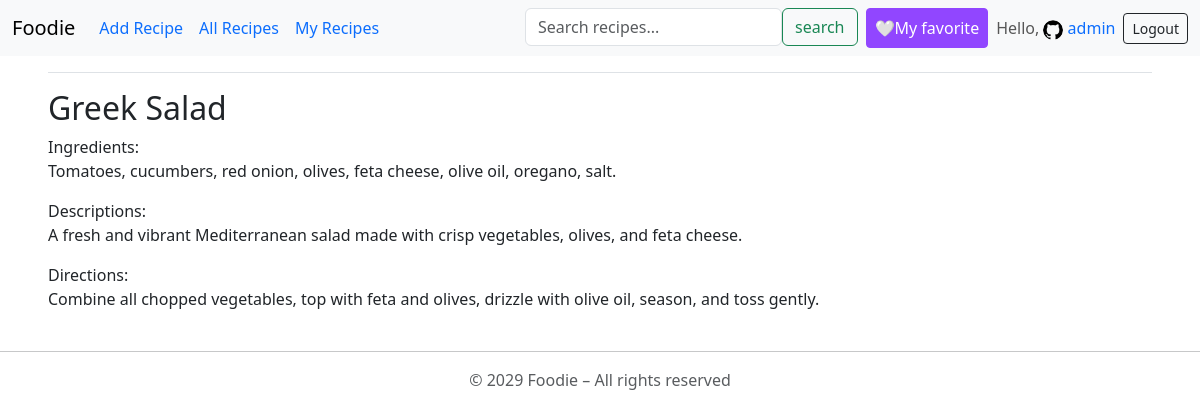
/sandbox/sandrecipes/1/ (signed in), run on the app's committed database.
### accounts/models.py (models this page shows, shortened)
class UserProfile(models.Model):
    user = models.OneToOneField(User, on_delete=models.CASCADE, related_name="profile")
    bio = models.TextField(blank=True, null=True)
    date_created = models.DateTimeField(auto_now_add=True,  null=True)
    profile_photo = models.ImageField(upload_to="profile_photos/", null = True, blank = True)

### recipes/models.py (models this page shows, shortened)
class Recipe (models.Model):
    name = models.CharField(max_length = 100)
    description = models.TextField(null = True, blank = True)
    ingredients = models.TextField()
    directions = models.TextField()
    date_added = models.DateTimeField(auto_now_add=True, null = True, blank = True)
    category = models.ForeignKey(Category, on_delete=models.CASCADE)
    user = models.ForeignKey(User, on_delete=models.CASCADE, null=True, related_name="recipes")
    image = models.ImageField(upload_to="recipe_images/", null=True, blank=True)
    favorited_by = models.ManyToManyField(User, blank=True, related_name="favorite_recipes")

### sandbox/views.py (the view)
# urls.py: path("sandrecipes/<int:pk>/", views.RecipeDetailView.as_view(), name = "recipe_detail"),
class RecipeDetailView(DetailView):
    model = Recipe
    template_name = "sandbox/recipe.html"
    context_object_name = "recipe"

### recipes/forms.py
class SearchForm(forms.Form):
    query = forms.CharField(
                    label="",
                    required=False,
                    widget=forms.TextInput(
                        attrs={
                            "placeholder":"Search recipes...",
                            "class":"form-control mr-sm-2"
                    }))

### recipes/context_processors.py (called while the page is built)
def search_form(request):
    return {'search_form': SearchForm()}

### sandbox/templates/sandbox/recipe.html
{% extends "base.html" %}
{% block content1 %}
    {% if recipe %}
        <article>
            <h2>{{ recipe.name }}</h2>
            Ingredients: <p> {{ recipe.ingredients }} </p>
            Descriptions: <p> {{ recipe.description }} </p>
            Directions: <p> {{ recipe.directions }} </p>
        </article>
    {% else %}
            <p>No foods found</p>
    {% endif %}
{% endblock content1 %}

### templates/base.html (shortened to what this page needs)
<!DOCTYPE html>
<html lang="en">
<head>
    {% load django_bootstrap5 %}
    {% bootstrap_css %}
</head>
<body>
    <nav class="navbar navbar-expand-lg bg-body-tertiary">
        <div class="container-fluid">
            <a class="navbar-brand" href="{% url "foodie_app:foodie_app_home" %}">Foodie</a>
            <div class="collapse navbar-collapse" id="navbarNav">
            <ul class="navbar-nav w-100 d-flex">
                {% if user.is_authenticated %}
                    <li class="nav-item">
                        <a class="nav-link active text-primary" aria-current="page" href="{% url "foodie_app:add_recipe_no_genre" %}">Add Recipe</a>
                    </li>
                    <li class="nav-item">
                        <a class="nav-link active text-primary" aria-current="page" href="{% url "recipes:recipes_home" %}">All Recipes</a>
                    </li>
                    <li class="nav-item">
                        <a class="nav-link active text-primary" aria-current="page" href="{% url "recipes:my_recipes" %}">My Recipes</a>
                    </li>
                    <li class="nav-item ms-lg-auto">
                        <form class="d-flex" action="{% url "recipes:search_results" %}" method="get">
                            {{ search_form.query }}
                            <button type="submit" class="btn btn-outline-success my-2 my-sm-0">
                                search
                            </button>
                        </form>
                    </li>
                    <li class="nav-item mt-2 mt-lg-0 ms-lg-2">
                            <button class="btn btn-twitch btn-sm text-white d-flex align-items-center px-2 h-100">
                                <a class="text-white text-decoration-none fs-6" href={% url "recipes:favorite_recipes" %}>🤍My favorite</a>
                            </button>
                    </li>
                    <li class="nav-item">
                        <span class="nav-link">Hello, {% if request.user.profile.profile_photo %}
                            <a class="text-decoration-none" href="{% url "accounts:edit_user_profile" %}">
                                <img src="{{ request.user.profile.profile_photo.url }}" width=20 height=20 alt="profile-photo" class="rounded-circle">
                            </a>
                                {% endif %}
                            <a href="{% url "accounts:edit_user_profile" %}" class="text-primary text-decoration-none">
                                    {{ user.username }}
                            </a>
                        </span>
                    </li>
                {% endif %}
            </ul>
                {% if user.is_authenticated %}
                        <div>
                            <form action="{% url "accounts:logout" %}" method="post" class="d-flex">
                                <button type="submit" class="btn btn-outline-dark btn-sm">Logout</button>
                            </form>
                        </div>
                {% endif %}
            </div>
        </div>
    </nav>
    <main class="container-fluid py-2 px-5">
        <div class="pb-2 mb-3 border-bottom">
        </div>
        <div>
            {% block content1 %}
            {% endblock content1 %}
        </div>
    </main>
    <div>
        <hr>
        <footer>
            <p class="text-center text-body-secondary">© 2029 Foodie – All rights reserved</p>
        </footer>
    </div>
</body>
</html>

### templates/base.html (style rules this page uses)
.btn-twitch { background-color: #9146FF; border-color: #9146FF; color: white; }

### data on the page
Recipe: name "Greek Salad", ingredients "Tomatoes, cucumbers, red onion, olives, feta cheese, olive oil, oregano, salt.", description "A fresh and vibrant Mediterranean salad made with crisp vegetables, olives, and feta cheese.", directions "Combine all chopped vegetables, top with feta and olives, drizzle with olive oil, season, and toss gently."

### other printed values
{{ user.username }} "admin"
